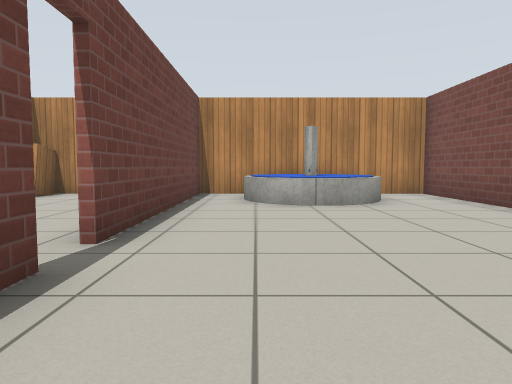
[1] (above)

15 first-person views from a walk through a robot-simulator world made for Gazebo. The camera is 0.72 m above the floor, tilts 4° down and sees 70° across. The floor is counted in squares, 1 m on a side. Each view is taken from the middle of a square. On the plan, view 1 faces up. The plan holds only what a view shows up to about 11 squares ahead; the rest is blank. Simple patterns stand in for the simulator's built-in surfaces. Some stock models are drawn as simple stand-ins.

[2]
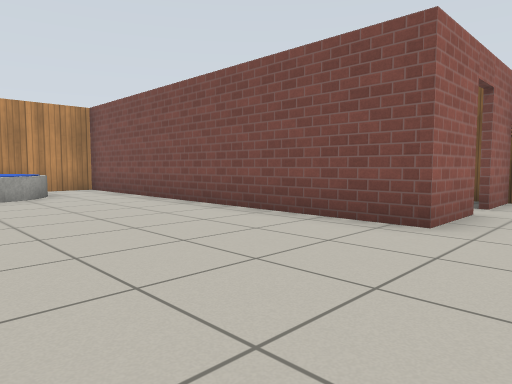

[3]
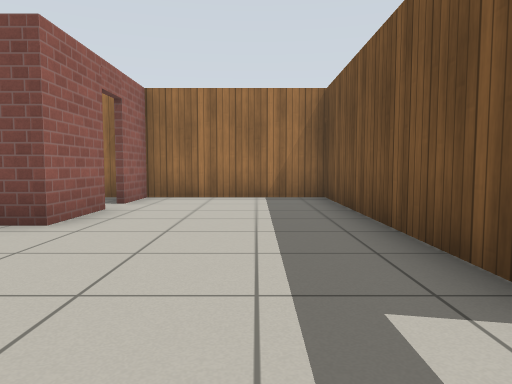

[4]
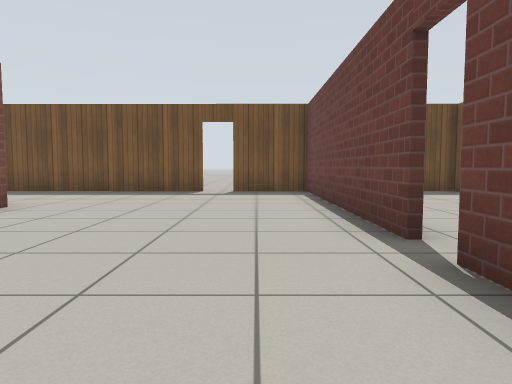

[5]
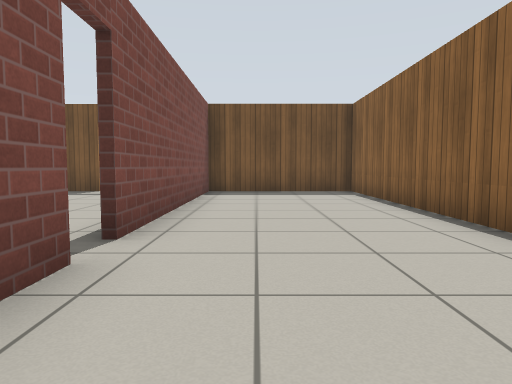

[6]
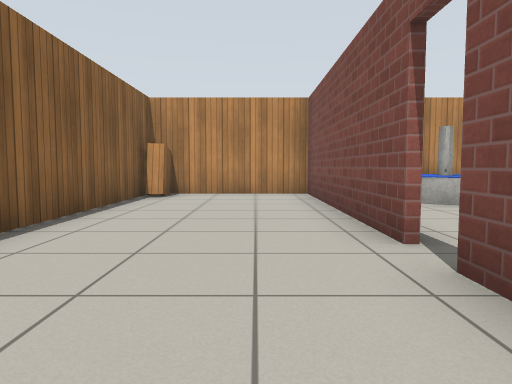

[7]
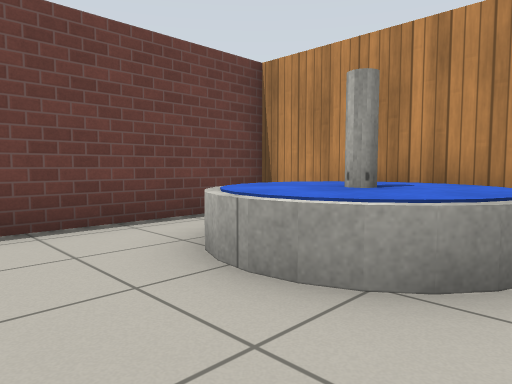

[8]
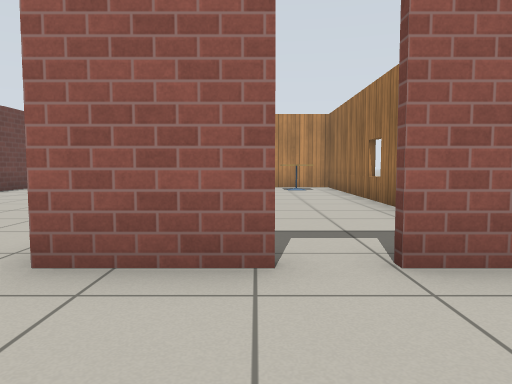

[9]
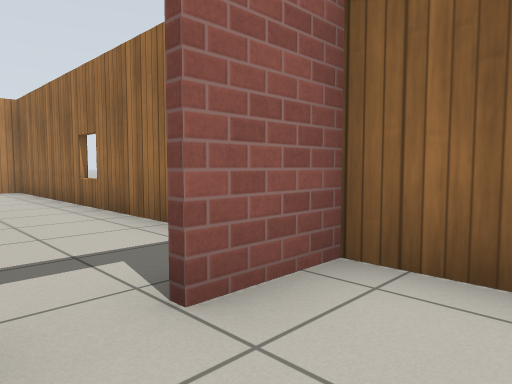

[10]
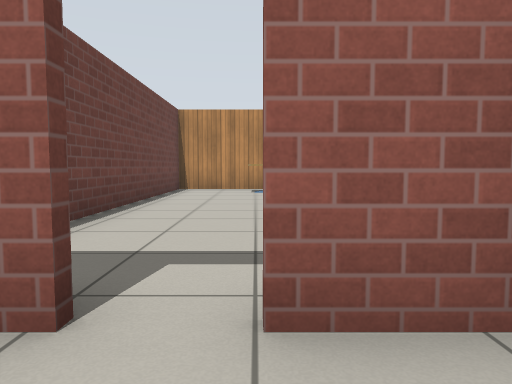

[11]
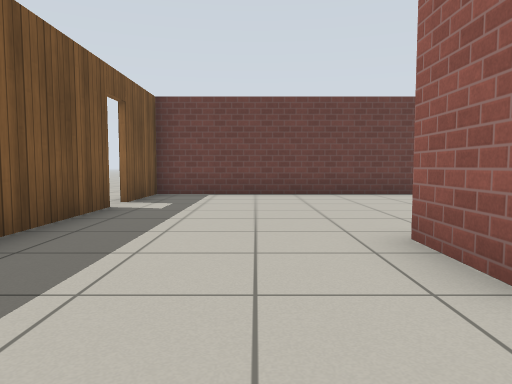

[12]
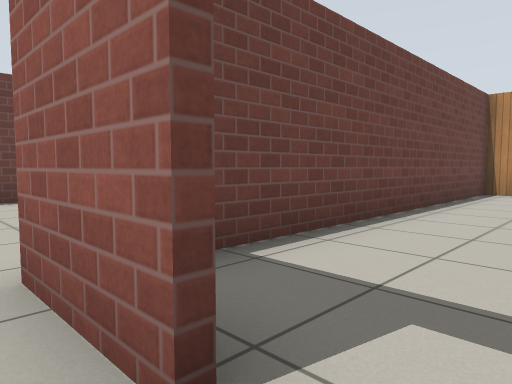

[13]
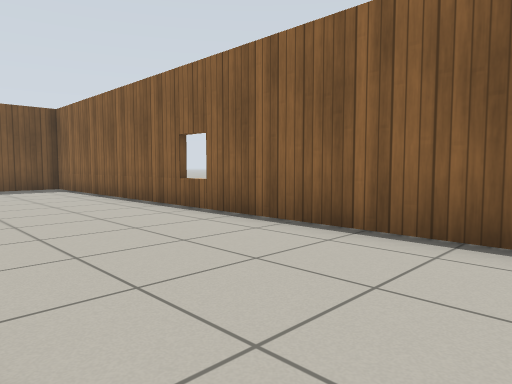

[14]
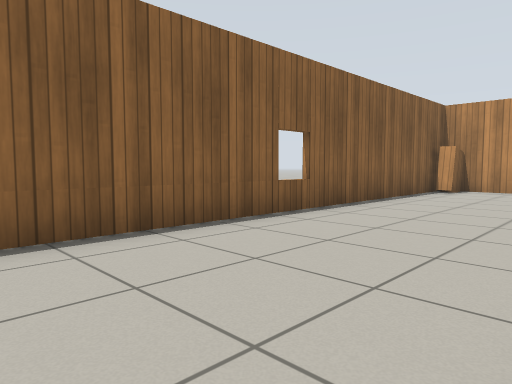

[15]
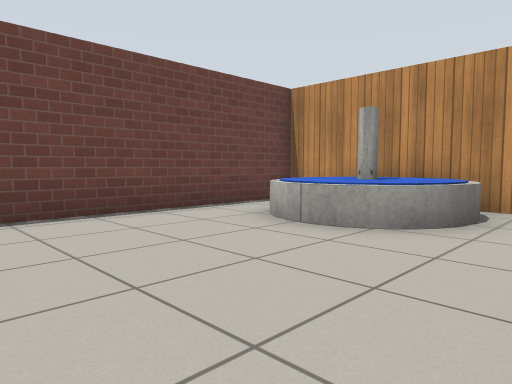

### Floor plan
Ten units are one square. View 1 is at (0, 0); x grows to the right and y downward. Boxes are objects, and circles mark ways between rooms. Rooms are numbered by the first view taken in them; rooms with no view inside come last. Other rooms are left out.
<svg viewBox="-63 -103 153 158">
<path fill="none" stroke="#000" d="M63 5 44 5 44 -96M-15 -25 -15 46M14 46 85 46 85 5 70 5M-10 46 7 46M52 -96 -9 -97M-15 -98 -15 -32M-16 -32 -16 -98M-16 46 -16 -25M-9 -97 -58 -97 -58 46 -10 46"/>
<rect x="-5" y="-95" width="30" height="30" fill="#bbb"><title>fountain</title></rect>
<rect x="-55" y="-95" width="10" height="10" fill="#bbb"><title>bookshelf</title></rect>
<circle cx="-15" cy="-30" r="3" fill="#2a7"/>
<text x="30" y="-20">1</text>
<text x="-40" y="-20">2</text>
</svg>
Room 1 opens to room 2.

Where each view was taken, in squares from view 1:
view 1: 0 up, 0 right, facing up
view 2: 2 down, 0 right, facing up-right
view 3: 3 down, 0 right, facing right
view 4: 6 up, 0 right, facing down
view 5: 6 up, 3 left, facing down
view 6: 0 up, 3 left, facing up
view 7: 5 up, 3 right, facing up-left
view 8: 3 down, 6 right, facing up
view 9: 2 down, 6 right, facing up-right
view 10: 2 down, 7 right, facing up
view 11: 2 down, 8 right, facing left
view 12: 1 down, 7 right, facing up-left
view 13: 8 up, 2 left, facing down-left
view 14: 2 down, 2 left, facing up-left
view 15: 3 up, 4 right, facing up-left
